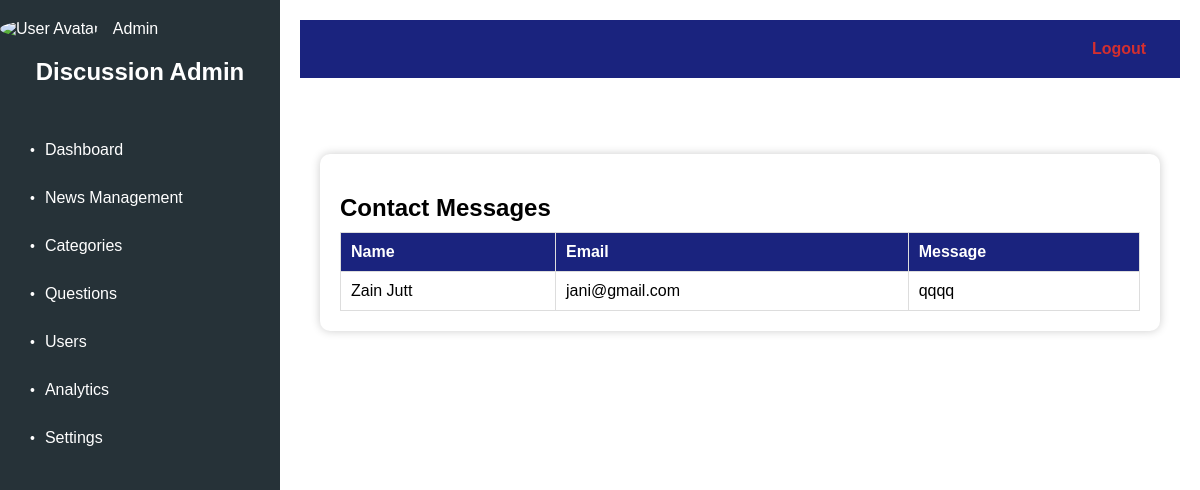
/admin/model/contact_us.php, run on the app's committed database.
### tables this page shows
CREATE TABLE `contact_us` (
  `id` int(11) NOT NULL,
  `name` varchar(110) NOT NULL,
  `email` varchar(100) NOT NULL,
  `message` varchar(1000) NOT NULL
);

### admin/model/contact_us.php (the view, shortened to what this page needs)
<!DOCTYPE html>
<html lang="en">
<head>
    <link rel="stylesheet" href="../view/contact_us.css">
    <link rel="stylesheet" type="text/css" href="../view/admin.css"/>
</head>
<body>
    <div class="admin-container">
        <nav class="sidebar">
            <div class="user-info">
                    <img src="avatar.jpg" alt="User Avatar">
                    <span>Admin</span>
                </div>
            <div class="sidebar-header">
                <h2>Discussion Admin</h2>
            </div>
            <ul class="menu">
                <li class="menu-item">
                    <a href="../admin.php">Dashboard</a>
                </li>
                <li class="menu-item has-submenu">
                    <a href="#">News Management</a>
                </li>
                <li class="menu-item has-submenu">
                    <a href="#">Categories</a>
                </li>
                 <li class="menu-item has-submenu">
                    <a href="contact_us.php">Questions</a>
                </li>
                <li class="menu-item">
                    <a href="#">Users</a>
                </li>
                <li class="menu-item">
                    <a href="#">Analytics</a>
                </li>
                <li class="menu-item">
                    <a href="#">Settings</a>
                </li>
            </ul>
        </nav>
        <main class="content">
            <header class="header">
                <a href="../controller/logout.php" class="logout">Logout</a>
            </header>
            <div class="main-content">
    <section class="messages">
        <h2>Contact Messages</h2>
        <table>
            <tr>
                <th>Name</th>
                <th>Email</th>
                <th>Message</th>
            </tr>
            <?php
            $host = "localhost";
            $username = "root";
            $password = "";
            $database = "discussion";
            $connection = mysqli_connect($host, $username, $password, $database);
            $query = "SELECT * FROM contact_us";
            $result = mysqli_query($connection, $query);
            if (mysqli_num_rows($result) > 0) {
                while ($row = mysqli_fetch_assoc($result)) {
                    echo "<tr>";
                    echo "<td>" . $row['name'] . "</td>";
                    echo "<td>" . $row['email'] . "</td>";
                    echo "<td>" . $row['message'] . "</td>";
                    echo "</tr>";
                }
            } else {
                echo "<tr><td colspan='3'>No messages found</td></tr>";
            }
            ?>
        </table>
    </section>
</body>
</html>

### admin/view/contact_us.css (style rules this page uses)
body, h1, h2, p, table { margin: 0; padding: 0; }
body { font-family: Arial, sans-serif; background-color: #f7f7f7; }
header { background-color: #1a237e; color: white; text-align: center; padding: 20px 0; }
.messages { max-width: 800px; margin: 20px auto; padding: 20px; background-color: #ffffff; border-radius: 10px; box-shadow: 0px 0px 10px rgba(0, 0, 0, 0.2); }
.messages h2 { font-size: 24px; margin-top: 20px; }
table { width: 100%; border-collapse: collapse; margin-top: 10px; }
table, th, td { border: 1px solid #ddd; }
th, td { padding: 10px; text-align: left; }
th { background-color: #1a237e; color: white; }

### admin/view/admin.css (style rules this page uses)
body { margin: 0; padding: 0; font-family: Arial, sans-serif; background-color: #f7f7f7; }
.admin-container { display: flex; height: 100vh; }
.sidebar { width: 280px; background-color: #37474f; color: #fff; padding-top: 20px; }
.sidebar-header { padding: 20px; text-align: center; }
.menu { list-style: none; padding: 0; margin-top: 20px; }
.menu-item { padding: 15px 25px; transition: background-color 0.3s; display: flex; align-items: center; }
.menu-item a { color: #fff; text-decoration: none; font-size: 16px; display: block; flex: 1; }
.content { flex: 1; padding: 20px; background-color: #fff; }
.header { display: flex; justify-content: space-between; align-items: center; margin-bottom: 20px; }
.user-info img { width: 40px; height: 40px; border-radius: 50%; margin-right: 10px; }
.logout { margin-left: 90%; color: #d32f2f; text-decoration: none; font-weight: bold; font-size: 16px; transition: color 0.3s; }
.menu-item { padding: 15px 25px; transition: background-color 0.3s; display: flex; align-items: center; position: relative; }
.menu-item:before { content: "\2022"; font-size: 14px; margin-right: 10px; }
.sidebar { width: 280px; background-color: #263238; color: #fff; padding-top: 20px; }
.sidebar-header { padding: 20px; text-align: center; color: #fff; }
.menu-item { padding: 15px 25px; transition: background-color 0.3s; display: flex; align-items: center; position: relative; border-left: 5px solid transparent; }

### data on the page
contact_us: name "Zain Jutt", email "jani@gmail.com", message "qqqq"
